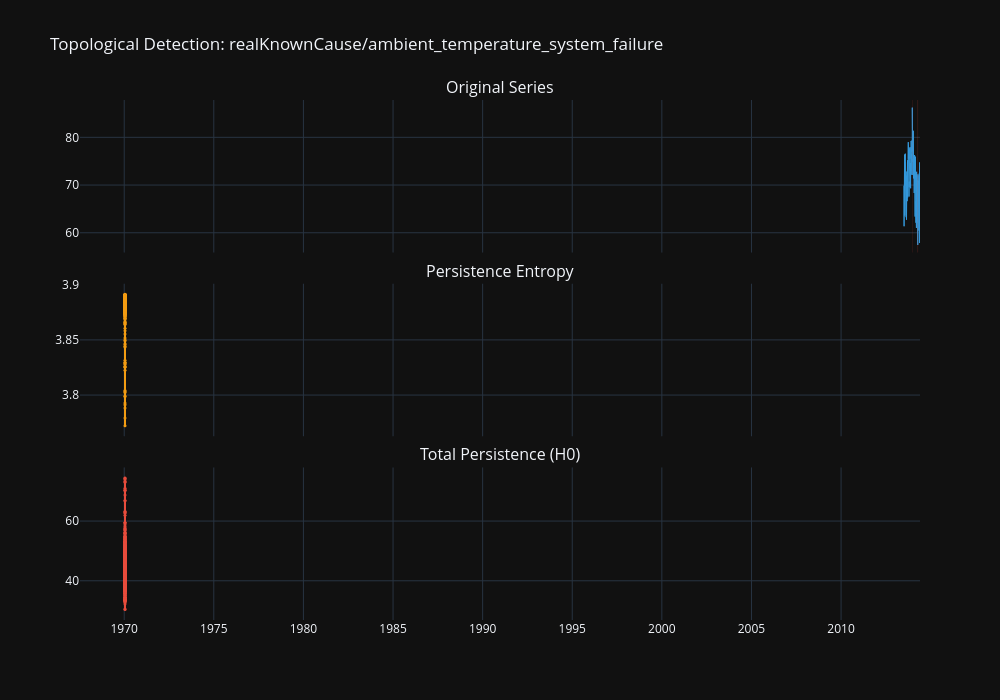

Here is the notebook cell this chart was saved with:
### Code cell
# Visualize topological features on the demo series
if demo_name in topo_scores:
    demo_topo = topo_scores[demo_name]

    fig = make_subplots(
        rows=3, cols=1, shared_xaxes=True,
        subplot_titles=['Original Series', 'Persistence Entropy', 'Total Persistence (H0)'],
        vertical_spacing=0.06,
    )

    fig.add_trace(go.Scatter(
        x=demo_df['timestamp'], y=demo_df['value'],
        mode='lines', name='Value', line=dict(color=C_NORMAL, width=1),
    ), row=1, col=1)

    for ws, we in demo_windows:
        for row in [1, 2, 3]:
            fig.add_vrect(
                x0=pd.Timestamp(ws, unit='s'), x1=pd.Timestamp(we, unit='s'),
                row=row, col=1,
                fillcolor=C_ANOMALY, opacity=0.15, line_width=0,
            )

    ts_dt = pd.to_datetime(demo_topo['timestamps'], unit='s')
    fig.add_trace(go.Scatter(
        x=ts_dt, y=demo_topo['persistence_entropy'],
        mode='lines+markers', name='Entropy',
        line=dict(color=C_DETECTED, width=2), marker=dict(size=3),
    ), row=2, col=1)

    fig.add_trace(go.Scatter(
        x=ts_dt, y=demo_topo['total_persistence'],
        mode='lines+markers', name='Total Pers.',
        line=dict(color=C_ANOMALY, width=2), marker=dict(size=3),
    ), row=3, col=1)

    fig.update_layout(
        title=f'Topological Detection: {demo_name}',
        width=1000, height=700, template='plotly_dark',
        showlegend=False,
    )
    fig.show()
else:
    print(f'Topological scores not available for {demo_name} (series too short).')

### Figure 1 — Plotly figure (JSON) as saved in the notebook; plotly's stock layout.template omitted (floating-point values rounded to 4 significant figures; data arrays with more than 128 entries replaced by an {"elided": "..."} marker saying what was removed)
{"data": [{"line": {"color": "#3498db", "width": 1}, "mode": "lines", "name": "Value", "type": "scatter", "x": {"elided": "7267 str values"}, "xaxis": "x", "y": {"elided": "7267 float values"}, "yaxis": "y"}, {"line": {"color": "#f39c12", "width": 2}, "marker": {"size": 3}, "mode": "lines+markers", "name": "Entropy", "type": "scatter", "x": {"elided": "720 str values"}, "xaxis": "x2", "y": {"elided": "720 float values"}, "yaxis": "y2"}, {"line": {"color": "#e74c3c", "width": 2}, "marker": {"size": 3}, "mode": "lines+markers", "name": "Total Pers.", "type": "scatter", "x": {"elided": "720 str values"}, "xaxis": "x3", "y": {"elided": "720 float values"}, "yaxis": "y3"}], "layout": {"annotations": [{"font": {"size": 16}, "showarrow": false, "text": "Original Series", "x": 0.5, "xanchor": "center", "xref": "paper", "y": 1.0, "yanchor": "bottom", "yref": "paper"}, {"font": {"size": 16}, "showarrow": false, "text": "Persistence Entropy", "x": 0.5, "xanchor": "center", "xref": "paper", "y": 0.6467, "yanchor": "bottom", "yref": "paper"}, {"font": {"size": 16}, "showarrow": false, "text": "Total Persistence (H0)", "x": 0.5, "xanchor": "center", "xref": "paper", "y": 0.2933, "yanchor": "bottom", "yref": "paper"}], "height": 700, "shapes": [{"fillcolor": "#e74c3c", "line": {"width": 0}, "opacity": 0.15, "type": "rect", "x0": "2013-12-15T07:00:00", "x1": "2013-12-30T09:00:00", "xref": "x", "y0": 0, "y1": 1, "yref": "y domain"}, {"fillcolor": "#e74c3c", "line": {"width": 0}, "opacity": 0.15, "type": "rect", "x0": "2014-03-29T15:00:00", "x1": "2014-04-20T22:00:00", "xref": "x", "y0": 0, "y1": 1, "yref": "y domain"}], "showlegend": false, "title": {"text": "Topological Detection: realKnownCause/ambient_temperature_system_failure"}, "width": 1000, "xaxis": {"anchor": "y", "domain": [0.0, 1.0], "matches": "x3", "showticklabels": false}, "xaxis2": {"anchor": "y2", "domain": [0.0, 1.0], "matches": "x3", "showticklabels": false}, "xaxis3": {"anchor": "y3", "domain": [0.0, 1.0]}, "yaxis": {"anchor": "x", "domain": [0.7067, 1.0]}, "yaxis2": {"anchor": "x2", "domain": [0.3533, 0.6467]}, "yaxis3": {"anchor": "x3", "domain": [0.0, 0.2933]}}}
